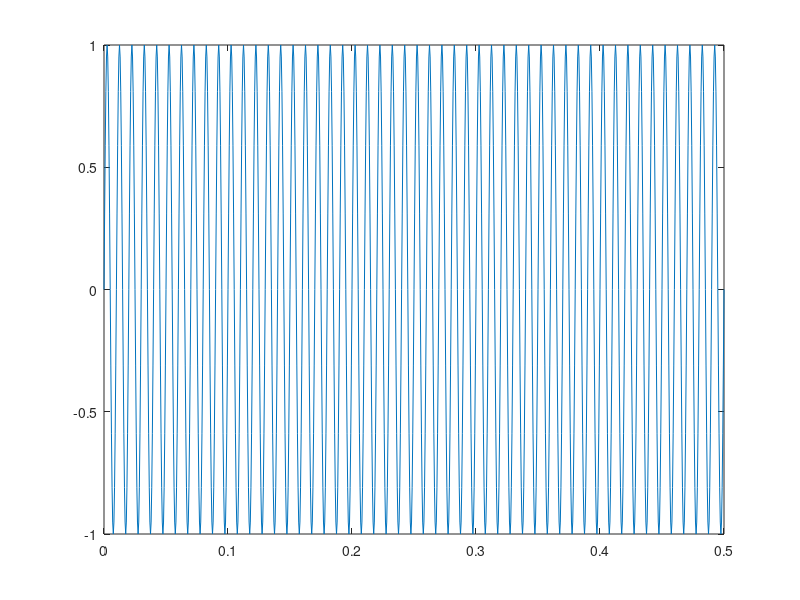

Here is the MATLAB script that generated this plot:
clc; %clear command window
close all; %close all figure
clear; %erase all existing variables
workspace; %make sure workspace is showing

%show numbers in a compact form with 5 digit
format long
format compact

fontsize = 2;
% sample 2000 time in 1 sec and sample for 0.5 sec 2khz samp rate
t = 0 : 1/2000 : 0.5;

% defining wave parameter
f1 = 10; %10 hz or 10 cycle per sec
T1 = 1/f1;
amp1 = 1;


f2 = 100; %100 hz or 10 cycle per sec
T2 = 1/f2;
amp2 = 1;

%make signal
signal1 = amp1*sin(2*pi*t/T1);
signal2 = amp2*sin(2*pi*t/T2);

plot(t,signal2);
